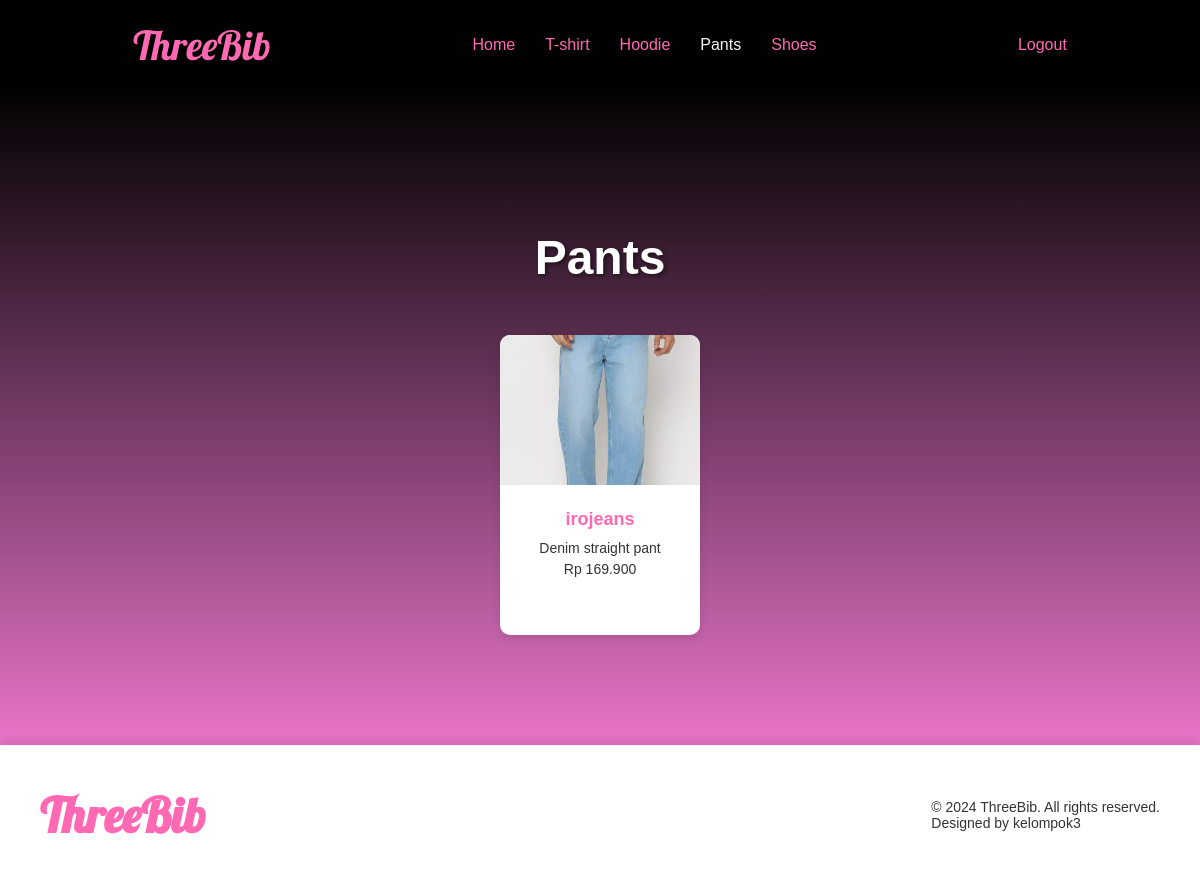
/produk.php?table=pants, run on the app's committed database.
### tables this page shows
CREATE TABLE `pants` (
  `id` int(11) NOT NULL,
  `nama` varchar(100) NOT NULL,
  `jenis` varchar(100) NOT NULL,
  `kategori` varchar(100) NOT NULL,
  `harga` int(11) NOT NULL,
  `detail` varchar(200) NOT NULL,
  `gambar` varchar(100) NOT NULL
);

### function.php (called while the page is built, shortened)
<?php
$conn = mysqli_connect("localhost", "root", "", "barang");
function query($query) {
    global $conn;
    $result = mysqli_query($conn, $query);
    $rows = [];
    while ($row = mysqli_fetch_assoc($result)) {
        $rows [] = $row;
    }
    return $rows;
};
?>

### produk.php (the view, shortened to what this page needs)
<?php
require 'function.php';
$table = isset($_GET['table']) ? $_GET['table'] : 'barang';
$data = query("SELECT * FROM $table");
?>
<!DOCTYPE html>
<html lang="en">
<head>
    <link rel="stylesheet" type="text/css" href="css/produk.css" />
</head>
<body>
    <header>
        <nav class="navbar">
            <div class="container">
                <div class="logo">
                    <a href="index.php">ThreeBib</a>
                </div>
                <div class="nav-list">
                    <ul>
                        <li><a href="index.php">Home</a></li>
                        <li><a href="produk.php?table=tshirt"class="<?= $table === 'tshirt' ? 'active' : ''; ?>">T-shirt</a></li>
                        <li><a href="produk.php?table=hoodie" class="<?= $table === 'hoodie' ? 'active' : ''; ?>">Hoodie</a></li>
                        <li><a href="produk.php?table=pants" class="<?= $table === 'pants' ? 'active' : ''; ?>">Pants</a></li>
                        <li><a href="produk.php?table=shoes" class="<?= $table === 'shoes' ? 'active' : ''; ?>">Shoes</a></li>
                    </ul>
                </div>
                <div class="logout">
                    <a href="logout.php">Logout</a>
                </div>
            </div>
        </nav>
    </header>
    <main>
        <article class="produk" id="<?= $table; ?>">
            <div class="container">
                <div class="title">
                <h1><?= ucfirst($table); ?></h1>
                </div>
                <div class="produk-list">
                    <?php foreach ($data as $item): ?>
                    <div class="card"
                        onclick="openPopup('<?= htmlspecialchars($item['nama']); ?>', '<?= htmlspecialchars($item['jenis']); ?>', 'Rp <?= number_format($item['harga'], 0, ',', '.'); ?>', 'img/<?= $item['gambar']; ?>', '<?= htmlspecialchars($item['detail']); ?>', '<?= $item['id']; ?>', '<?= $table; ?>')">
                        <img src="img/<?= $item['gambar']; ?>" alt="Gambar <?= htmlspecialchars($item['nama']); ?>">
                        <div class="card-content">
                            <h2><?= htmlspecialchars($item['nama']); ?></h2>
                            <p><?= htmlspecialchars($item['jenis']); ?></p>
                            <p>Rp <?= number_format($item['harga'], 0, ',', '.'); ?></p>
                        </div>
                    </div>
                    <?php endforeach; ?>
                </div>
            </div>
        </article>
    </main>
    <footer>
        <div class="container">
            <div class="footer-content">
                <div class="footer-logo">
                    <a href="index.php"><strong>ThreeBib</strong></a>
                </div>
                <div class="footer-info">
                    <p>&copy; 2024 ThreeBib. All rights reserved.</p>
                    <p>Designed by kelompok3</p>
                </div>
            </div>
        </div>
    </footer>
</body>
</html>

### css/produk.css (style rules this page uses)
body { font-family: Arial, sans-serif; background-size: cover; margin: 0; padding: 0; }
.container { max-width: 1200px; margin: 0 auto; padding: 20px; }
header { background-color: #010101; box-shadow: 0 4px 10px rgba(0, 0, 0, 0.1); }
.navbar { padding: 10px 20px; }
.navbar .container { display: flex; justify-content: space-around; align-items: center; padding: 10px 20px; }
.logo a { font-family: "Lobster", cursive; font-size: 2.5rem; color: #ff69b4; text-decoration: none; }
.nav-list ul { list-style-type: none; margin: 0; padding: 0; display: flex; }
.nav-list ul li { margin: 0 15px; }
.nav-list ul li a { text-decoration: none; color: #ff69b4; font-size: 16px; transition: color 0.3s; }
.nav-list ul li a:hover, .nav-list ul li a.active { color: #faf6f8; }
.logout a { text-decoration: none; color: #ff69b4; font-size: 16px; transition: color 0.3s; }
.produk { color: #f378bf; background: linear-gradient(to bottom, #010101, rgb(232, 116, 201)); text-decoration: none; align-items: center; }
.produk .container { flex-direction: column; align-items: center; padding: 100px 0; }
.produk .container .produk-list { flex-wrap: wrap; justify-content: center; align-items: center; width: 100%; display: flex; grid-template-columns: repeat( auto-fill, minmax(200px, 1fr) ); gap: 20px; }
.produk .container .title { font-size: 2rem; color: white; text-shadow: 2px 2px 4px rgba(0, 0, 0, 0.5); text-align: center; }
.card { background-color: white; border-radius: 10px; box-shadow: 0 4px 10px rgba(0, 0, 0, 0.1); margin: 10px; width: 200px; height: 300px; overflow: hidden; text-align: center; transition: transform 0.3s; cursor: pointer; }
.card img { width: 100%; height: 150px; object-fit: cover; }
.card-content { padding: 10px; }
.card-content h2 { font-size: 18px; color: #ff69b4; margin: 10px 0; }
.card-content p { font-size: 14px; color: #333; margin: 5px 0; }
footer { background-color: rgba(255, 255, 255, 0.9); padding: 20px 0; box-shadow: 0 -4px 10px rgba(0, 0, 0, 0.1); }
.footer-content { display: flex; justify-content: space-between; align-items: center; padding: 0 20px; }
.footer-logo a { font-family: "Lobster", cursive; font-size: 3rem; color: #ff69b4; text-decoration: none; }
.footer-info p { font-size: 14px; color: #333; margin: 0; }

### data on the page
pants: gambar (picture), nama "irojeans", jenis "Denim straight pant", harga "169.900"

### other printed values
$table "Pants"
